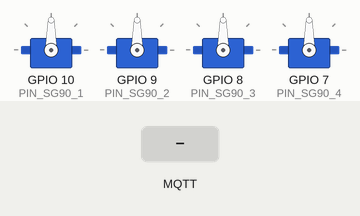
The sketch below on a simulated ESP32. On the bench: 4 × servo. The test bench sets the inputs (shaded band). WiFi joins after 1.5 s; servers stay silent unless stated; no MQTT or app messages arrive unless stated; what the sketch prints to the serial monitor is not drawn.

Above: at 2.7 s.
2.8 s: MQTT message "motor1" arrives on the first subscribed topic
At 4.0 s:
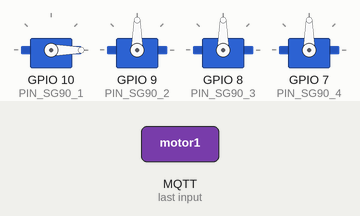
4.3 s: MQTT message "motor1" arrives on the second subscribed topic
At 5.3 s:
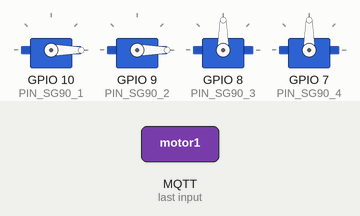
5.8 s: MQTT message "90" arrives on the first subscribed topic
At 6.4 s:
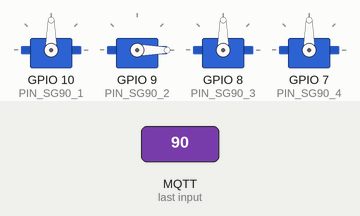
7.3 s: MQTT message "motor1" arrives on the third subscribed topic
At 8.5 s:
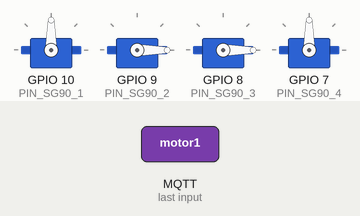
8.8 s: MQTT message "5" arrives on the first subscribed topic
At 9.8 s:
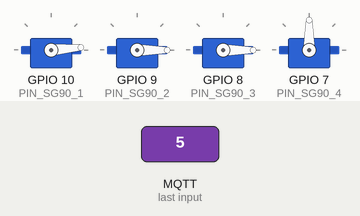
10.3 s: MQTT message "90" arrives on the second subscribed topic
At 11.0 s:
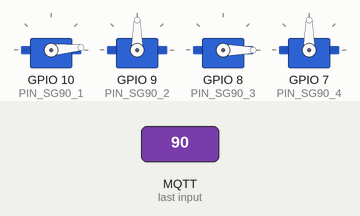
Timing chart, 0 to 12.8 s (numbered marks = the images above; inputs shaded):
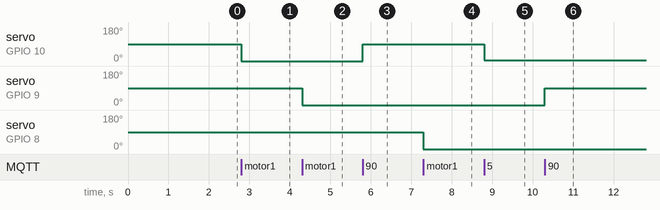

Measured:
- after the input at 2.8 s, servo on GPIO 10 (PIN_SG90_1): 90° → 0° at once
- after the input at 4.3 s, servo on GPIO 9 (PIN_SG90_2): 90° → 0° at once
- after the input at 5.8 s, servo on GPIO 10 (PIN_SG90_1): 0° → 90° at once
- after the input at 7.3 s, servo on GPIO 8 (PIN_SG90_3): 90° → 0° at once
- after the input at 8.8 s, servo on GPIO 10 (PIN_SG90_1): 90° → 5° at once
- after the input at 10.3 s, servo on GPIO 9 (PIN_SG90_2): 0° → 90° at once

The sketch:

camera-motors.ino
```cpp
//----------------------------------
//            LIBS
#include <PubSubClient.h>
#include <WiFi.h>
#include <ESP32Servo.h> // Bibliothèque pour gérer les servomoteurs

//----------------------------------
//        MQTT CONTROLLER
const char* ssid = "Mi 9 Lite";
const char* password = "corentin01";
const char* mqttServer = "192.168.43.83";
const int mqttPort = 1883;

int Val1, Val2, Val3, Val4; // Valeurs pour les quatres moteurs

#define PIN_SG90_1 10 // Broche de sortie pour le moteur 1
#define PIN_SG90_2 9  // Broche de sortie pour le moteur 2
#define PIN_SG90_3 8 // Broche de sortie pour le moteur 3
#define PIN_SG90_4 7  // Broche de sortie pour le moteur 4

Servo servo1; // Objet Servo pour le moteur 1
Servo servo2; // Objet Servo pour le moteur 2
Servo servo3; // Objet Servo pour le moteur 3
Servo servo4; // Objet Servo pour le moteur 4

WiFiClient espClient;
PubSubClient client(espClient);

//----------------------------------
//     WIFI CONNECT / RECONNECT
void setup_wifi() {
  delay(10);
  // Connexion au réseau WiFi
  Serial.println();
  Serial.print("Connecting to ");
  Serial.println(ssid);
  WiFi.begin(ssid, password);
  while (WiFi.status() != WL_CONNECTED) {
    delay(500);
    Serial.print(".");
  }
  Serial.println("");
  Serial.print("WiFi connected - ESP IP address: ");
  Serial.println(WiFi.localIP());
}

void reconnect() {
  // Boucle de reconnexion au MQTT
  while (!client.connected()) {
    Serial.print("Attempting MQTT connection...");
    if (client.connect("espc3-motors")) {
      Serial.println("connected");
      // S'abonner aux sujets
      client.subscribe("motor1"); // Sujet pour le moteur 1
      client.subscribe("motor2"); // Sujet pour le moteur 2
      client.subscribe("motor3"); // Sujet pour le moteur 3
      client.subscribe("motor4"); // Sujet pour le moteur 4

    } else {
      Serial.print("failed, rc=");
      Serial.print(client.state());
      Serial.println(" try again in 5 seconds");
      delay(5000);
    }
  }
}

//----------------------------------
//            CALLBACK
void callback(char* topic, byte* payload, unsigned int length) {
  String top = topic;
  String msg;
  for (int i = 0; i < length; i++) {
    msg += (char)payload[i];
  }
  int val = msg.toInt();
  Serial.print("Message arrived in topic: ");
  Serial.print(top);
  Serial.print(" \t Message: ");
  Serial.println(val);

  // Action en fonction du sujet reçu
  if (String(topic) == "motor1") {
    servo1.write(val); // Commande le moteur 1
    Val1 = val;        // Mémoriser la valeur reçue pour le moteur 1
  } else if (String(topic) == "motor2") {
    servo2.write(val); // Commande le moteur 2
    Val2 = val;        // Mémoriser la valeur reçue pour le moteur 2
  } else if (String(topic) == "motor3") {
    servo3.write(val); // Commande le moteur 3
    Val3 = val;        // Mémoriser la valeur reçue pour le moteur 3
  } else if (String(topic) == "motor4") {
    servo4.write(val); // Commande le moteur 4
    Val4 = val;        // Mémoriser la valeur reçue pour le moteur 4
  }
}

void setup() {
  Serial.begin(115200);

  setup_wifi();

  client.setServer(mqttServer, mqttPort);
  client.setCallback(callback);

  // Initialisation des moteurs
  servo1.attach(PIN_SG90_1); // Attacher le moteur 1 à la broche 10
  servo2.attach(PIN_SG90_2); // Attacher le moteur 2 à la broche 9
  servo3.attach(PIN_SG90_3); // Attacher le moteur 3 à la broche 8
  servo4.attach(PIN_SG90_4); // Attacher le moteur 4 à la broche 7

  servo1.write(90); // Position initiale du moteur 1 à 90° (neutre)
  servo2.write(90); // Position initiale du moteur 2 à 90° (neutre)
  servo3.write(90); // Position initiale du moteur 3 à 90° (neutre)
  servo4.write(90); // Position initiale du moteur 4 à 90° (neutre)
}

void loop() {
  if (!client.connected()) {
    reconnect();
  }
  client.loop();
}
```
